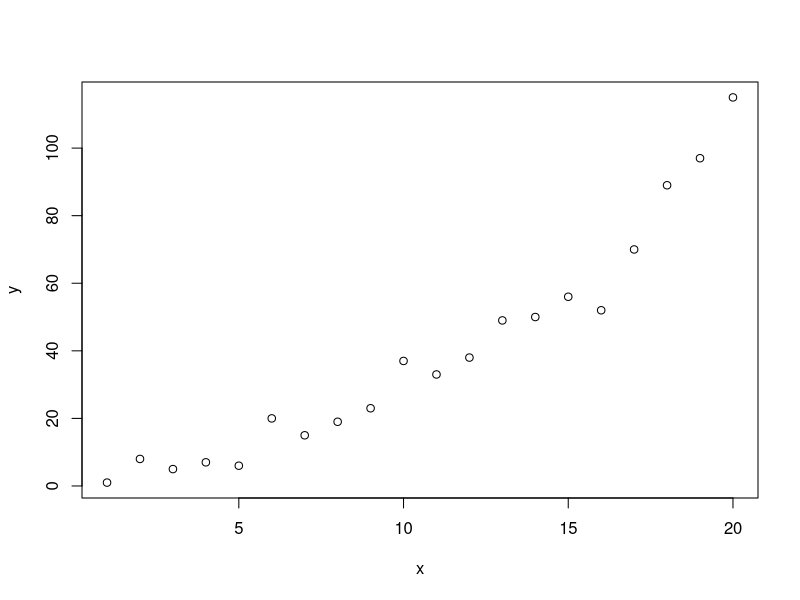

The R source for this figure:
# create data
x=1:20
y=c(1, 8, 5, 7, 6, 20, 15, 19, 23, 37, 33, 38, 49, 50, 56, 52, 70, 89, 97, 115) 

# visualize the data
# create scatterplot
plot(x, y)

# fit the power Regression Model
# fit the model
model <- lm(log(y) ~ log(x))

# view the output of the mdoel
summary(model)
